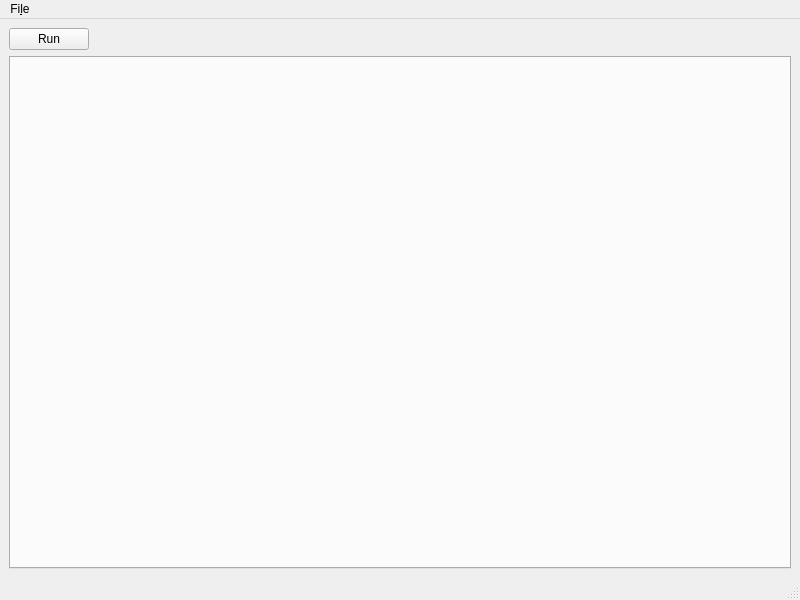
<?xml version="1.0" encoding="UTF-8"?>
<ui version="4.0">
 <class>ViewerScriptEditor</class>
 <widget class="QMainWindow" name="ViewerScriptEditor">
  <property name="geometry">
   <rect>
    <x>0</x>
    <y>0</y>
    <width>800</width>
    <height>600</height>
   </rect>
  </property>
  <property name="windowTitle">
   <string>MainWindow</string>
  </property>
  <widget class="QWidget" name="centralwidget">
   <layout class="QGridLayout" name="gridLayout">
    <item row="0" column="0">
     <widget class="QPushButton" name="pushButtonRun">
      <property name="text">
       <string>Run</string>
      </property>
     </widget>
    </item>
    <item row="0" column="1">
     <spacer name="horizontalSpacer">
      <property name="orientation">
       <enum>Qt::Horizontal</enum>
      </property>
      <property name="sizeHint" stdset="0">
       <size>
        <width>695</width>
        <height>20</height>
       </size>
      </property>
     </spacer>
    </item>
    <item row="1" column="0" colspan="2">
     <widget class="QTabWidget" name="tabWidget">
      <property name="currentIndex">
       <number>-1</number>
      </property>
     </widget>
    </item>
   </layout>
  </widget>
  <widget class="QMenuBar" name="menubar">
   <property name="geometry">
    <rect>
     <x>0</x>
     <y>0</y>
     <width>800</width>
     <height>30</height>
    </rect>
   </property>
   <widget class="QMenu" name="menuFile">
    <property name="title">
     <string>Fi&amp;le</string>
    </property>
    <addaction name="actionNew"/>
    <addaction name="actionOpen"/>
    <addaction name="separator"/>
    <addaction name="actionSave"/>
    <addaction name="actionSave_as"/>
   </widget>
   <addaction name="menuFile"/>
  </widget>
  <widget class="QStatusBar" name="statusbar"/>
  <action name="actionNew">
   <property name="text">
    <string>&amp;New</string>
   </property>
  </action>
  <action name="actionOpen">
   <property name="text">
    <string>&amp;Open</string>
   </property>
  </action>
  <action name="actionSave">
   <property name="text">
    <string>&amp;Save</string>
   </property>
  </action>
  <action name="actionSave_as">
   <property name="text">
    <string>Sa&amp;ve as</string>
   </property>
  </action>
 </widget>
 <resources/>
 <connections/>
</ui>
